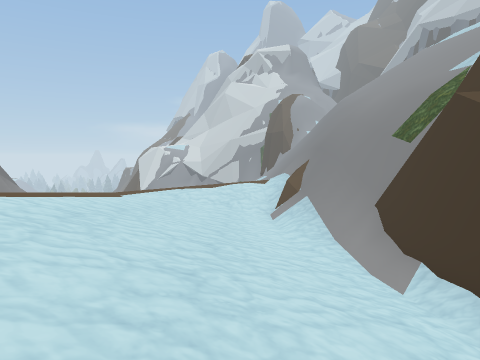
view 1 (above)

16 first-person views from a walk through a Unity game level. The camera is 1.4 m above the floor, tilts 4° down and sees 70° across. The floor is counted in squares, 1 m on a side. Each view is taken from the middle of a square. On the plan, view 1 faces up. The plan holds only what a view shows up to about 15 squares ahead; the rest is blank. The place goes on beyond the plan. The player character is not drawn.

view 2
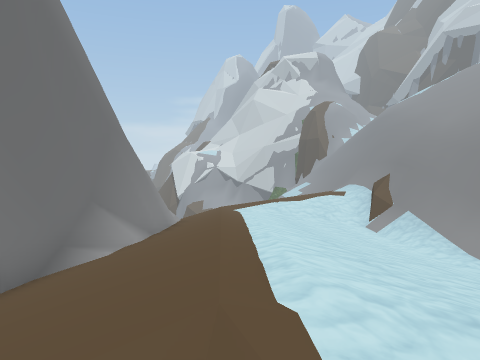

view 3
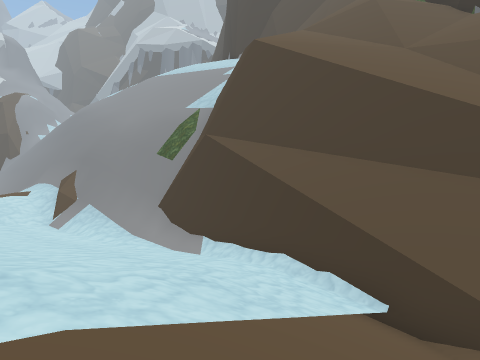

view 4
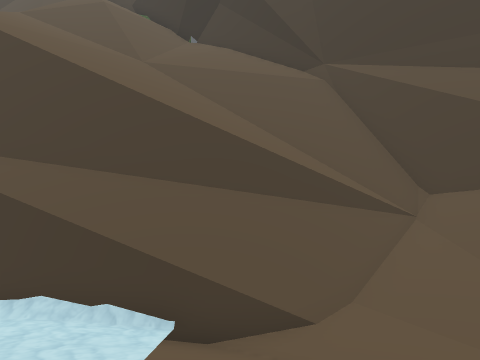

view 5
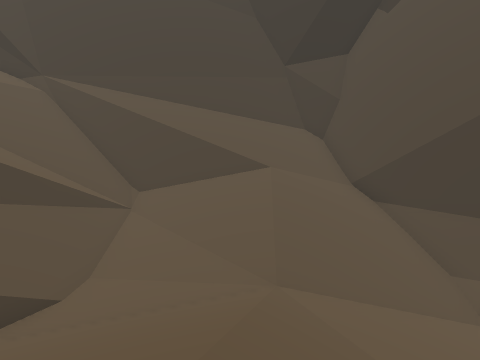

view 6
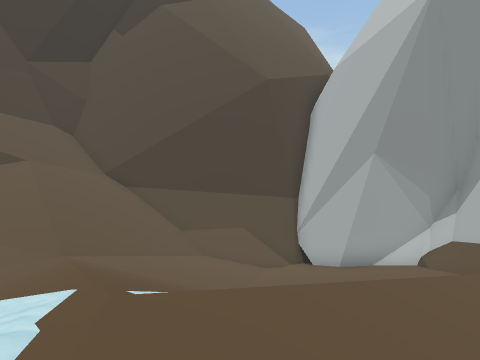

view 7
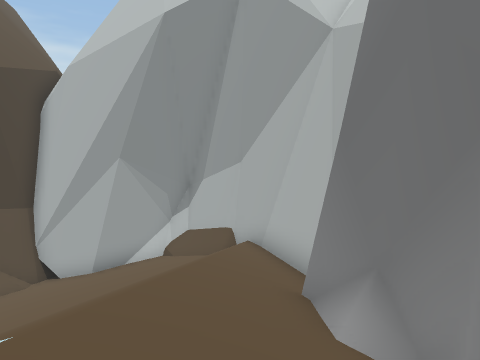

view 8
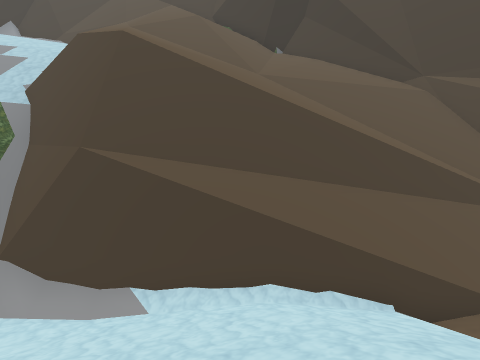

view 9
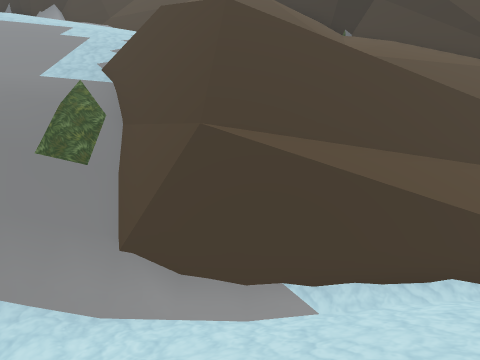

view 10
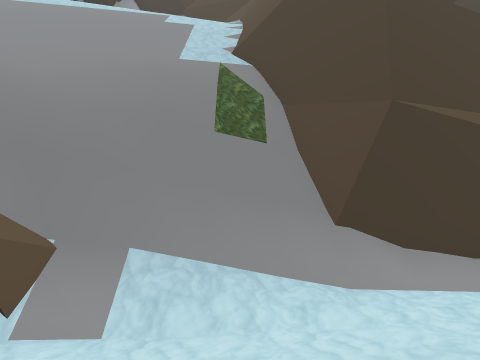

view 11
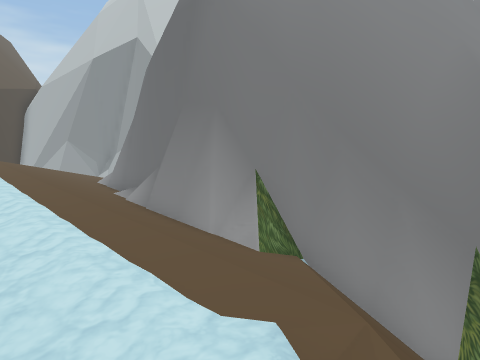

view 12
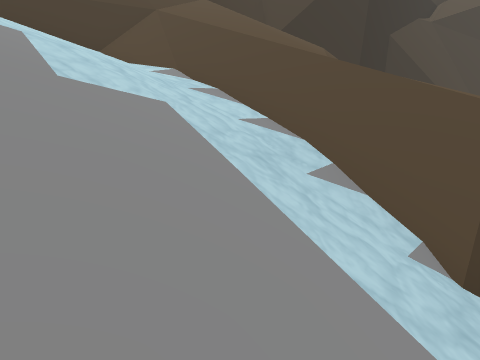

view 13
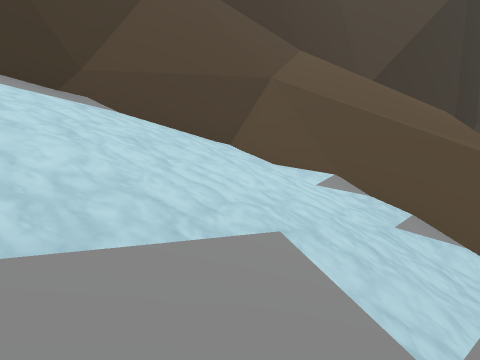

view 14
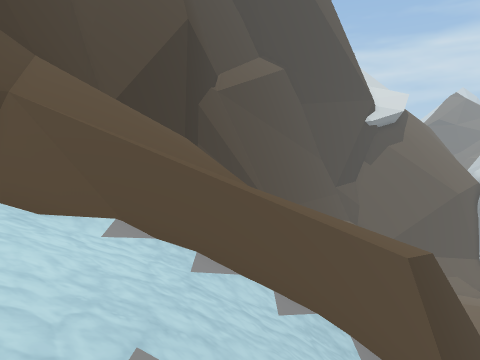

view 15
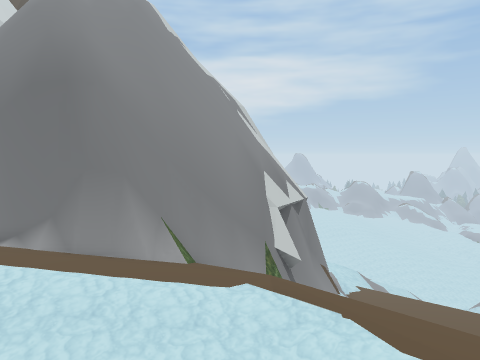

view 16
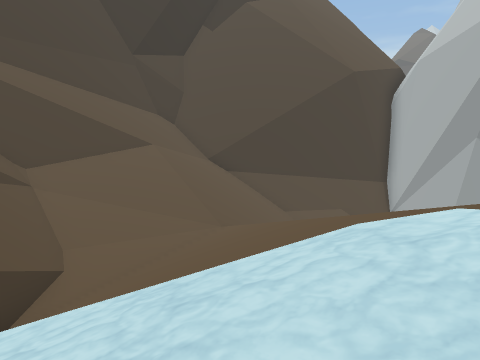

### Floor plan
Key: @ floor where view 1 was taken; # wall or solid block; x gap in a wall; . main floor; : floor 0.25 m higher than the main floor; - floor 0.5 m lower than the main floor; + floor 0.75 m higher than the main floor; _ floor 0.75 m lower than the main floor; * floor 1.25 m higher than the main floor; % floor 1.5 m higher than the main floor; & floor 2 m higher than the main floor; / step, stairs or slope; = window, fence, low wall or low ledge; v drop or lower ground; O other object.
Columns run from 12 left of view 1 to 16 right of it. Each row starts with its distance up from view 1.
 15    =     /++///=#/////////
 14    #=   /++////=#///////////#
 13    ##=///+/////=////////////#
 12     #=//++::..///=/////////##
 11     #=//+++:..///=/////////##
 10     ###/+/+:..///= /#=#x==/##
  9      ##/*//+:.://#=#v==v##==#
  8      ##/*////..=###v///////=#
  7      ##/%////:.##vv/////////#
  6      #//%/////.##v//////////#
  5      #//%//////##v//////// ##
  4     ##/////////#=#//////// ##
  3     ##//%//////==#////////##
  2    ##///&///*//==#///////##
  1    ##///&/%////==#///////#
  0   ##=///////@/#==#//////##
 -1  ##//%////////=/O=/////##
 -2  ##//////////////=/////##
 -3  #///////////:///=////##
 -4 ##//////////////////=##
 -5 #=....../////////=####
 -6 ##....--.../////=###
 -7 ##=------./////==##
 -8  ####___-//////=/=#
 -9    ##=///////////##
-10     #######=////##
-11          ########

Where each view was taken, in squares from view 1:
view 1: 0 up, 0 right, facing up
view 2: 1 down, 4 left, facing up
view 3: 2 down, 3 left, facing up-right
view 4: 1 down, 3 left, facing right
view 5: 0 up, 5 left, facing down-right
view 6: 3 up, 5 left, facing down
view 7: 3 up, 4 left, facing down-left
view 8: 3 up, 4 left, facing right
view 9: 6 up, 3 left, facing right
view 10: 10 up, 3 left, facing right
view 11: 14 up, 2 left, facing down-left
view 12: 14 up, 7 right, facing down-right
view 13: 15 up, 10 right, facing down-right
view 14: 15 up, 11 right, facing down
view 15: 12 up, 4 right, facing left
view 16: 4 up, 1 left, facing down
